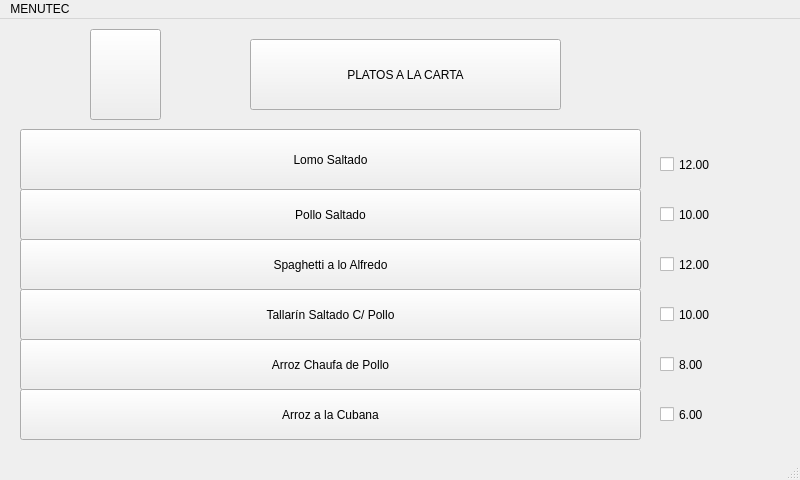
<?xml version="1.0" encoding="UTF-8"?>
<ui version="4.0">
 <class>pcWindow</class>
 <widget class="QMainWindow" name="pcWindow">
  <property name="geometry">
   <rect>
    <x>0</x>
    <y>0</y>
    <width>800</width>
    <height>480</height>
   </rect>
  </property>
  <property name="windowTitle">
   <string>MainWindow</string>
  </property>
  <widget class="QWidget" name="centralwidget">
   <widget class="QPushButton" name="btnLomosaltado0">
    <property name="geometry">
     <rect>
      <x>20</x>
      <y>110</y>
      <width>621</width>
      <height>61</height>
     </rect>
    </property>
    <property name="text">
     <string>Lomo Saltado</string>
    </property>
   </widget>
   <widget class="QPushButton" name="btnPlatosalacarta0">
    <property name="geometry">
     <rect>
      <x>250</x>
      <y>20</y>
      <width>311</width>
      <height>71</height>
     </rect>
    </property>
    <property name="text">
     <string>PLATOS A LA CARTA</string>
    </property>
    <property name="icon">
     <iconset>
      <normaloff>UTEC.png</normaloff>UTEC.png</iconset>
    </property>
   </widget>
   <widget class="QCheckBox" name="checkBox">
    <property name="geometry">
     <rect>
      <x>660</x>
      <y>130</y>
      <width>101</width>
      <height>31</height>
     </rect>
    </property>
    <property name="text">
     <string>12.00</string>
    </property>
   </widget>
   <widget class="QPushButton" name="btnAlfredo0">
    <property name="geometry">
     <rect>
      <x>20</x>
      <y>220</y>
      <width>621</width>
      <height>51</height>
     </rect>
    </property>
    <property name="text">
     <string>Spaghetti a lo Alfredo</string>
    </property>
   </widget>
   <widget class="QCheckBox" name="checkBox_3">
    <property name="geometry">
     <rect>
      <x>660</x>
      <y>230</y>
      <width>101</width>
      <height>31</height>
     </rect>
    </property>
    <property name="text">
     <string>12.00</string>
    </property>
   </widget>
   <widget class="QPushButton" name="btnIzquierda4">
    <property name="geometry">
     <rect>
      <x>90</x>
      <y>10</y>
      <width>71</width>
      <height>91</height>
     </rect>
    </property>
    <property name="text">
     <string/>
    </property>
    <property name="icon">
     <iconset>
      <normaloff>flecha-hacia-la-izquierda-antes-de-icono-4330-128.png</normaloff>flecha-hacia-la-izquierda-antes-de-icono-4330-128.png</iconset>
    </property>
    <property name="iconSize">
     <size>
      <width>100</width>
      <height>100</height>
     </size>
    </property>
   </widget>
   <widget class="QCheckBox" name="checkBox_2">
    <property name="geometry">
     <rect>
      <x>660</x>
      <y>180</y>
      <width>101</width>
      <height>31</height>
     </rect>
    </property>
    <property name="text">
     <string>10.00</string>
    </property>
   </widget>
   <widget class="QPushButton" name="btnPollosaltado0">
    <property name="geometry">
     <rect>
      <x>20</x>
      <y>170</y>
      <width>621</width>
      <height>51</height>
     </rect>
    </property>
    <property name="text">
     <string>Pollo Saltado</string>
    </property>
   </widget>
   <widget class="QPushButton" name="btnTallarin0">
    <property name="geometry">
     <rect>
      <x>20</x>
      <y>270</y>
      <width>621</width>
      <height>51</height>
     </rect>
    </property>
    <property name="text">
     <string>Tallarín Saltado C/ Pollo</string>
    </property>
   </widget>
   <widget class="QPushButton" name="btnChifa0">
    <property name="geometry">
     <rect>
      <x>20</x>
      <y>320</y>
      <width>621</width>
      <height>51</height>
     </rect>
    </property>
    <property name="text">
     <string>Arroz Chaufa de Pollo</string>
    </property>
   </widget>
   <widget class="QPushButton" name="btnCubana0">
    <property name="geometry">
     <rect>
      <x>20</x>
      <y>370</y>
      <width>621</width>
      <height>51</height>
     </rect>
    </property>
    <property name="text">
     <string>Arroz a la Cubana</string>
    </property>
   </widget>
   <widget class="QCheckBox" name="checkBox_4">
    <property name="geometry">
     <rect>
      <x>660</x>
      <y>280</y>
      <width>101</width>
      <height>31</height>
     </rect>
    </property>
    <property name="text">
     <string>10.00</string>
    </property>
   </widget>
   <widget class="QCheckBox" name="checkBox_5">
    <property name="geometry">
     <rect>
      <x>660</x>
      <y>330</y>
      <width>101</width>
      <height>31</height>
     </rect>
    </property>
    <property name="text">
     <string>8.00</string>
    </property>
   </widget>
   <widget class="QCheckBox" name="checkBox_6">
    <property name="geometry">
     <rect>
      <x>660</x>
      <y>380</y>
      <width>101</width>
      <height>31</height>
     </rect>
    </property>
    <property name="text">
     <string>6.00</string>
    </property>
   </widget>
  </widget>
  <widget class="QMenuBar" name="menubar">
   <property name="geometry">
    <rect>
     <x>0</x>
     <y>0</y>
     <width>800</width>
     <height>25</height>
    </rect>
   </property>
   <widget class="QMenu" name="menuMENUTEC">
    <property name="title">
     <string>MENUTEC</string>
    </property>
   </widget>
   <addaction name="menuMENUTEC"/>
  </widget>
  <widget class="QStatusBar" name="statusbar"/>
 </widget>
 <resources/>
 <connections/>
</ui>
